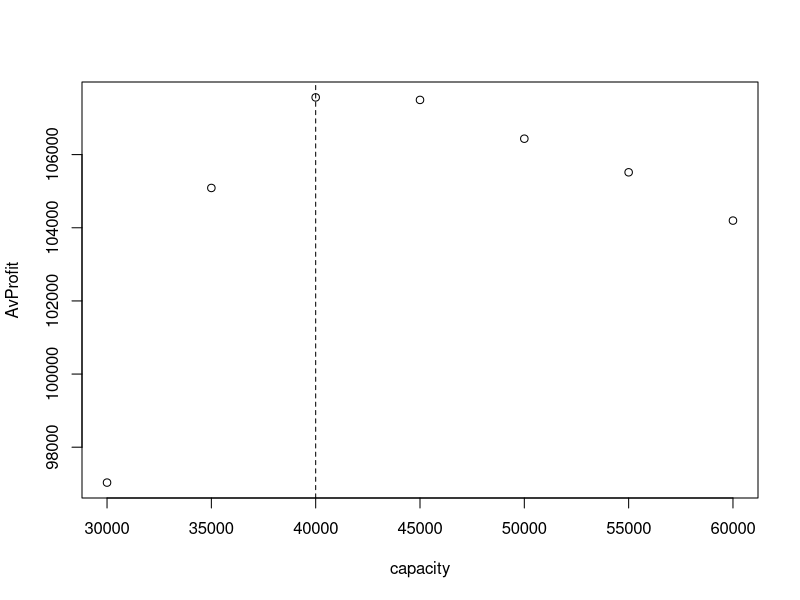

Source code (R):
#Setting variables
dmean = 50000
dstdev = 12000
fixed = 16
variable = 0.2
operation = 0.4
price = 3.7
years = 10
capacity = seq(30000,60000,5000)
AvProfit = c()

#Creating loop
for(c in 1:length(capacity)){
  profs = c()
  for (i in 1:10000){
    demand = rnorm(n = years, mean = dmean, sd = dstdev)
    cost = (capacity[c] * variable) + (operation * years) + fixed
    revenue = min(demand,capacity[c]) * price
    profit = revenue - cost
    profs[i] <- profit
  }
  AvProfit[c] = mean(profs)
}
AvProfit
#Plotting Forecasts for each quantity
maximized=40000
plot(capacity, AvProfit)
abline(v=maximized, lty=2)

#95% confidence Interval
max = AvProfit[3]
max - 1.96*(dstdev/sqrt(years))
max + 1.96*(dstdev/sqrt(years))